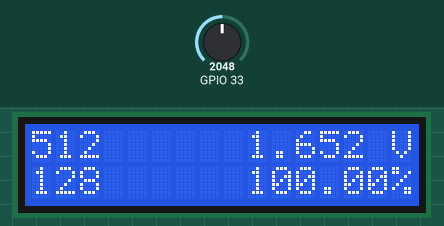
This sketch was run on a simulated ESP32. On the bench: 16×2 character LCD. Inputs (shaded band) come from the test bench; at power-on: GPIO 33 = 2048 (analog values on the 0–4095 scale). What the sketch prints to the serial monitor is not drawn.

Above: at 4.2 s.
4.3 s: GPIO 33 set to 2866
At 5.2 s:
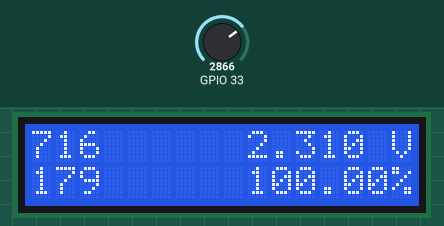
5.8 s: GPIO 33 set to 3603
At 6.8 s:
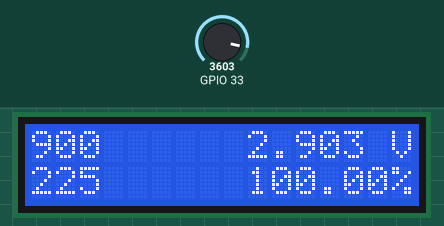
7.3 s: GPIO 33 set to 348
At 8.2 s:
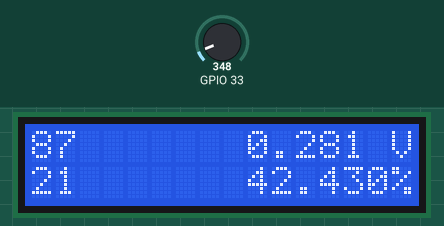
8.8 s: GPIO 33 set to 304
Timing chart, 0 to 11.8 s (numbered marks = the images above; inputs shaded):
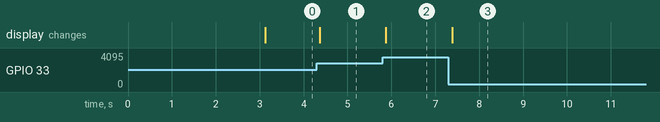

Measured:
- after the input at 4.3 s, the display: changes after 0.06 s (image 1)
- after the input at 5.8 s, the display: changes after 0.08 s (image 2)
- after the input at 7.3 s, the display: changes after 0.09 s (image 3)
- after the input at 8.8 s, every drawn part: stays the same

The sketch:

ESP32_Voltage_Sensor.ino
```cpp
#include <Wire.h>
#include <LiquidCrystal_I2C.h>

// Set the LCD address to 0x27 for a 16 chars and 2 line display
LiquidCrystal_I2C lcd(0x26, 16, 2);
int val11;
int val1;
int val2;

float vout = 0.0;
float vin = 0.0;
float R1 = 30000.0; //30k
float R2 = 7500.0; //7500 ohm resistor

double mapf(double val, double in_min, double in_max, double out_min, double out_max) {
    return (val - in_min) * (out_max - out_min) / (in_max - in_min) + out_min;
}

void setup() {
  Serial.begin(115200);
  lcd.begin();
  lcd.backlight();

  lcd.setCursor(1, 0);
  lcd.print("Voltage Sensor");
  lcd.setCursor(3, 1);
  lcd.print("Started...");

  analogReadResolution(10);

  delay(3000);
  lcd.clear();
}

void loop() {
  float batteryLevel;
  float voltageLevel;
  val11 = analogRead(33);

  // read the value at analog input
  if (val11 >= (val1 - 1) && val11 <= (val1 + 1)) {
    val1 = val11;
  } else if (val11 < (val1 - 50)) {
    val1 = val11;
  } else if (val11 > (val1 + 50)) {
    val1 = val11;
  }

  val2 = val1 / 4;

  vout = (val1 * 3.3) / 1023.0;
  vin = vout * (R2/(R1+R2));

  if (val2 > 49) {
    batteryLevel = 100.0;
  } else if (val2 < 20) {
    batteryLevel = 0.0;
  } else {
    batteryLevel = mapf(val2, 0.0, 49.0, 0.0, 99.0);
  }

  Serial.print(val11);
  Serial.print("\t");
  Serial.print(val1);
  Serial.print("\t");
  Serial.print(val2);
  Serial.print("\t");
  Serial.print(vin, 5);
  Serial.print("\t");

  lcd.setCursor(0,0);
  lcd.print("       ");
  lcd.setCursor(0,1);
  lcd.print("       ");
  lcd.setCursor(0,0);
  lcd.print(val1);
  lcd.setCursor(0,1);
  lcd.print(val2);

  Serial.print("voltageLevel :");
  Serial.print("\t");
  Serial.print(vout, 3);
  Serial.print("V.");

//  lcd.setCursor(4,0);
//  lcd.print("Volt.");
  lcd.setCursor(9,0);
  lcd.print(vout, 3);
  lcd.setCursor(15,0);
  lcd.print("V");

  Serial.print("\t");
  Serial.print("batteryLevel :");
  Serial.print("\t");
  Serial.print(batteryLevel);
  Serial.println("%");

//  lcd.setCursor(4,1);
//  lcd.print("Batt.");
  lcd.setCursor(9,1);
  lcd.print(batteryLevel);
  lcd.setCursor(15,1);
  lcd.print("%");

  delay(100);
}
```
